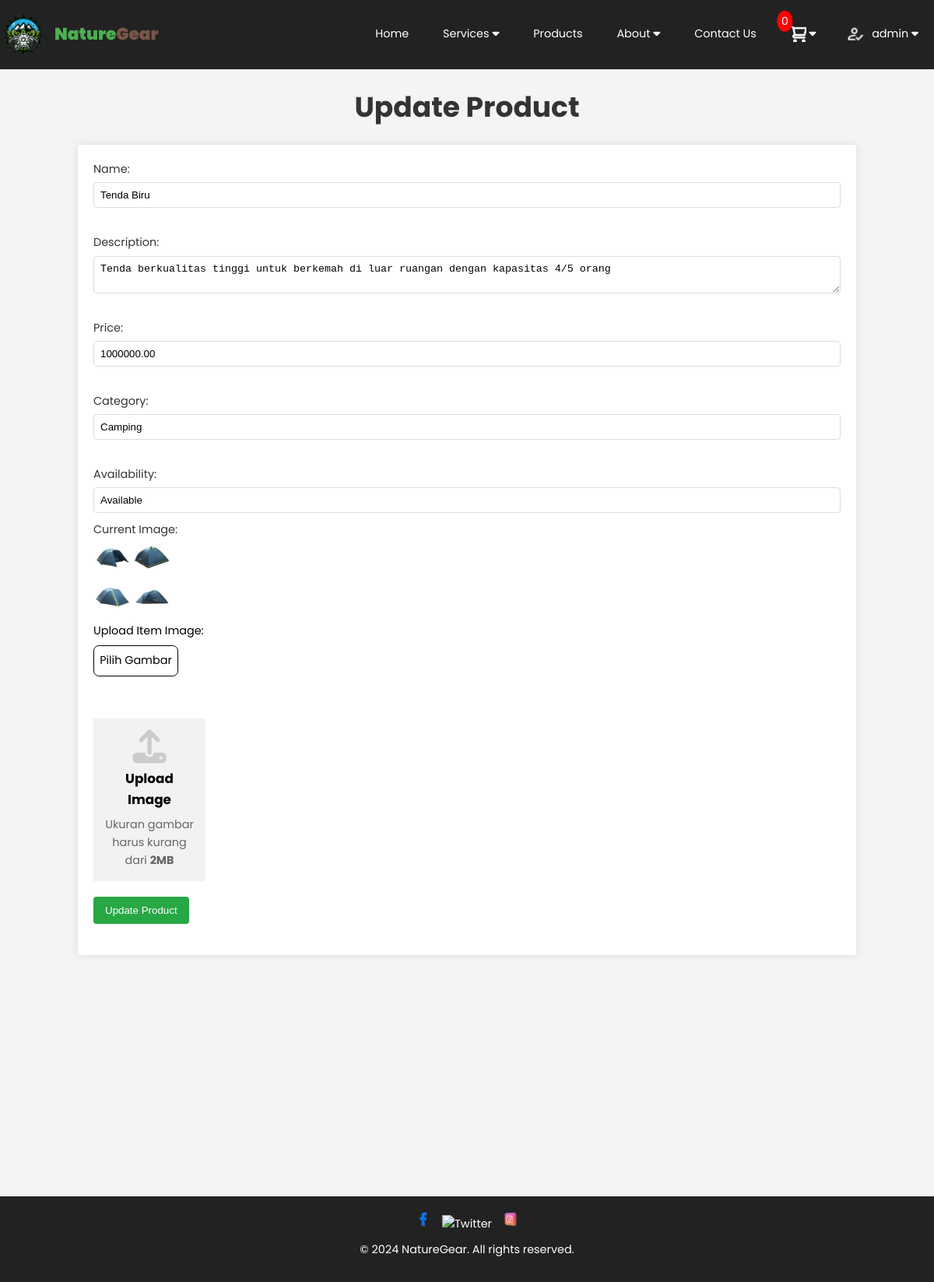
Page /admin-action-update.php?product_id=1 (signed in) on the committed database.
### tables this page shows
CREATE TABLE `products` (
  `id` int(11) NOT NULL,
  `name` varchar(100) NOT NULL,
  `description` text DEFAULT NULL,
  `price` decimal(10,2) NOT NULL,
  `category` varchar(50) NOT NULL,
  `image` varchar(255) DEFAULT NULL,
  `availability` varchar(50) NOT NULL DEFAULT 'Available'
);

### admin-action-update.php (the view, shortened to what this page needs)
<?php
include 'config/database.php';
$product = null;
if (isset($_GET['product_id'])) {
    $product_id = $_GET['product_id'];
    $sql = "SELECT * FROM products WHERE id = ?";
    $stmt = $conn->prepare($sql);
    $stmt->bind_param("i", $product_id);
    $stmt->execute();
    $result = $stmt->get_result();
    $product = $result->fetch_assoc();
}
?>
<!DOCTYPE html>
<html lang="en">
<head>
    <link rel="stylesheet" href="https://cdnjs.cloudflare.com/ajax/libs/font-awesome/6.3.0/css/all.min.css"
>
    <link rel="stylesheet" href="styles/admin-actions.css">
</head>
<body>
    <?php include 'assets/navbar.php'; ?>
    <h1>Update Product</h1>
    <div class="container">
        <?php if ($product): ?>
            <form action="admin-actions.php" method="POST" enctype="multipart/form-data">
                <label for="name">Name:</label>
                <input type="text" id="name" name="name" value="<?php echo htmlspecialchars($product['name']); ?>"
                    required><br>
                <label for="description">Description:</label>
                <textarea id="description"
                    name="description"><?php echo htmlspecialchars($product['description']); ?></textarea><br>
                <label for="price">Price:</label>
                <input type="number" step="0.01" id="price" name="price"
                    value="<?php echo htmlspecialchars($product['price']); ?>" required><br>
                <label for="category">Category:</label>
                <input type="text" id="category" name="category"
                    value="<?php echo htmlspecialchars($product['category']); ?>" required><br>
                <label for="availability">Availability:</label>
                <input type="text" id="availability" name="availability"
                    value="<?php echo htmlspecialchars($product['availability']); ?>" required>
                <label for="image">Current Image:</label><br>
                <img src="<?php echo $product['image']; ?>" alt="Current Image" width="100"><br>
                <div class="field text-gambar">
                    <p>Upload Item Image:</p>
                    <div type="button" id="select-image" class="select-image">Pilih Gambar</div>
                </div>
                <div class="add-menu-container">
                    <div class="img-area" data-img="">
                        <i class="fas fa-upload icon"></i>
                        <h3>Upload Image</h3>
                        <p>Ukuran gambar harus kurang dari <span>2MB</span></p>
                    </div>
                </div>
                <input type="submit" value="Update Product">
            </form>
        <?php else: ?>
            <p>Product not found.</p>
        <?php endif; ?>
    </div>
    <?php include 'assets/footer.php'; ?>
</body>
</html>

### styles/admin-actions.css (style rules this page uses)
body { font-family: "Poppins", sans-serif; margin: 0; padding: 0; background-color: #f8f9fa; }
.container { max-width: 1000px; margin: 20px auto; padding: 20px; background-color: #ffffff; box-shadow: 0 0 10px rgba(0, 0, 0, 0.1); }
h1 { text-align: center; margin: 20px 0; font-size: 2.5em; }
form { margin-bottom: 20px; }
form input[type="text"], form input[type="number"], form input[type="file"], form textarea { width: 100%; padding: 8px; margin: 5px 0 10px; border: 2px solid #000000; border-radius: 4px; box-sizing: border-box; }
form input[type="submit"] { background-color: #28a745; color: #ffffff; border: none; padding: 10px 15px; cursor: pointer; border-radius: 4px; }
img { max-width: 100px; height: auto; }
.container form input[type="text"], .container form input[type="number"], .container form input[type="file"], .container form textarea { display: grid; width: 100%; padding: 8px; margin: 5px 5px 10px 0; border: 1px solid #ddd; border-radius: 4px; box-sizing: border-box; }
.select-image { display: inline-block; color: #000000; border: solid 1px #000000; padding: 0.5rem; border-radius: 0.5rem; cursor: pointer; transition: background-color 0.3s ease; }
.field.text-gambar p { margin-bottom: 0.5rem; color: black; }
.add-menu-container { text-align: center; margin-bottom: 20px; }
.add-menu-container .img-area { padding: 1rem; position: relative; cursor: pointer; width: 15%; height: auto; background: #f2f2f2; overflow: hidden; display: flex; justify-content: center; align-items: column; flex-direction: column; }
.add-menu-container .img-area::before { content: attr(data-img); position: absolute; top: 0; left: 0; width: 100%; height: auto; background: rgba(0, 0, 0, 0.5); color: #fff; font-weight: 500; text-align: center; display: flex; justify-content: center; align-items: center; pointer-events: none; opacity: 0; transition: all 0.3s ease; z-index: 200; }
.add-menu-container .img-area .icon { font-size: 3rem; color: #ccc; margin-bottom: 0.5rem; }
.add-menu-container .img-area h3 { margin-bottom: 0.5rem; color: black; }
.add-menu-container .img-area p { color: #666; }
.add-menu-container .img-area p span { font-weight: bold; }

### styles/navbar.css (style rules this page uses)
:root { --primary: #b6895b; --bg: #f4f4f4; }
* { box-sizing: border-box; margin: 0; padding: 0; text-decoration: none; outline: none; border: none; }
body { font-family: "Poppins", sans-serif; margin: 0; padding: 0; background-color: #f4f4f4; color: #333; line-height: 1.6; }

### styles/index.css (style rules this page uses)
:root { --primary: #b6895b; --bg: #f4f4f4; }
* { box-sizing: border-box; margin: 0; padding: 0; text-decoration: none; outline: none; border: none; }
body { font-family: "Poppins", sans-serif; margin: 0; padding: 0; background-color: var(--bg); color: #333; line-height: 1.6; }
html { font-size: 90%; overflow-x: hidden; scroll-behavior: smooth; scroll-padding-top: 9rem; }

### styles/footer.css (style rules this page uses)
html, body { height: 100%; margin: 0; padding: 0; }

### rows in the picture
products: name "Tenda Biru", description "Tenda berkualitas tinggi untuk berkemah di luar ruangan dengan kapasitas 4/5 orang", price "1000000.00", category "Camping", availability "Available", image (picture)

### other values in the picture
$row_count "0"
$_SESSION['username'] "admin"
